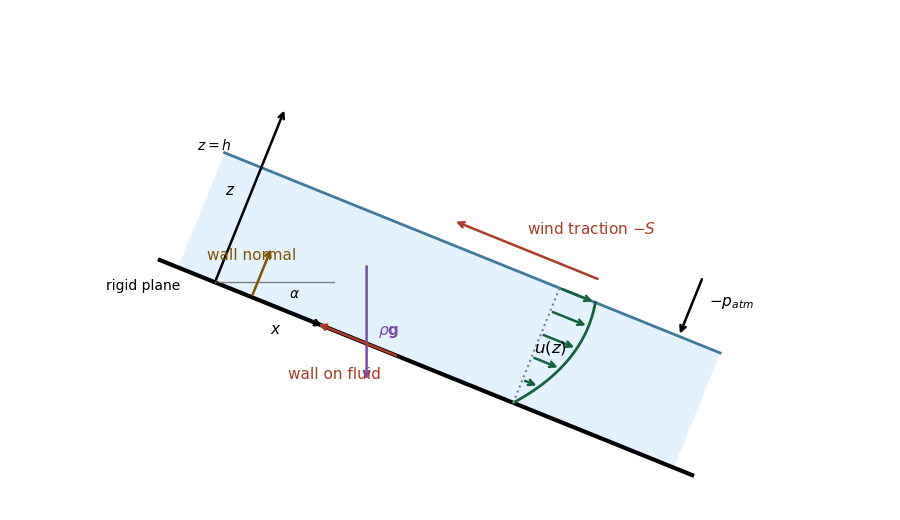

Generate this figure with Python:
"""Original figure. Tested Python 3.14.4, matplotlib 3.10.7, numpy 2.3.5.
Run from the desired image directory; writes an opaque white PNG to CWD.
"""
import matplotlib
matplotlib.use("Agg")
import matplotlib.pyplot as plt
import numpy as np

from matplotlib.patches import Polygon
fig,ax=plt.subplots(figsize=(9,5.2),dpi=100,facecolor="white")
alpha=np.deg2rad(22);ex=np.array([np.cos(alpha),-np.sin(alpha)]);ez=np.array([np.sin(alpha),np.cos(alpha)])
def pt(x,z):return x*ex+z*ez
def arrow(a,b,label,offset=(0,0),color="black"):
 ax.annotate("",xy=b,xytext=a,arrowprops=dict(arrowstyle="->",lw=1.8,color=color));mid=(a+b)/2+np.array(offset);ax.text(*mid,label,color=color,fontsize=11)
ax.add_patch(Polygon([pt(-.4,0),pt(5,0),pt(5,1.25),pt(-.4,1.25)],facecolor="#e3f2fd",edgecolor="none"))
ax.plot(*np.array([pt(-.6,0),pt(5.2,0)]).T,color="black",lw=3)
ax.plot(*np.array([pt(-.4,1.25),pt(5,1.25)]).T,color="#427a9c",lw=2)
arrow(pt(.0,.0),pt(1.2,0),"$x$",(0,-.3));arrow(pt(0,0),pt(0,1.9),"$z$",(-.25,0))
arrow(pt(3.6,1.48),pt(2.0,1.48),"wind traction $-S$",(0,.16),"#ad3c28")
arrow(pt(4.55,1.9),pt(4.55,1.25),"$-p_{atm}$",(.18,0))
p=pt(1.35,.75);arrow(p,p+np.array([0,-1.2]),r"$\rho\mathbf{g}$",(.12,-.12),"#7b4ab4")
arrow(pt(2.0,0),pt(1.1,0),"wall on fluid",(-.7,-.40),"#ad3c28")
arrow(pt(.4,0),pt(.4,.55),"wall normal",(-.55,.12),"#805500")
Z=np.linspace(0,1,80);U=.8*Z-.5*Z**2
curve=np.array([pt(3.25+1.3*u,1.25*z) for z,u in zip(Z,U)])
ax.plot(*curve.T,color="#17613d",lw=2);ax.plot(*np.array([pt(3.25,0),pt(3.25,1.25)]).T,color="gray",ls=":")
for z in [.2,.4,.6,.8,1]:arrow(pt(3.25,1.25*z),pt(3.25+1.3*(.8*z-.5*z*z),1.25*z),"",color="#17613d")
ax.text(*pt(3.25,.55),"$u(z)$",fontsize=12);ax.text(*pt(-.35,1.3),"$z=h$",ha="right");ax.text(*pt(-.3,-.2),"rigid plane",ha="right")
ax.plot([0,1.2],[0,0],color="gray",lw=1);ax.text(.75,-.16,r"$\alpha$")
ax.set_aspect("equal");ax.set_xlim(-1.5,6.25);ax.set_ylim(-2.25,2.7);ax.axis("off")
fig.tight_layout();fig.savefig("paper-1-inclined-film.png",facecolor="white",transparent=False)
